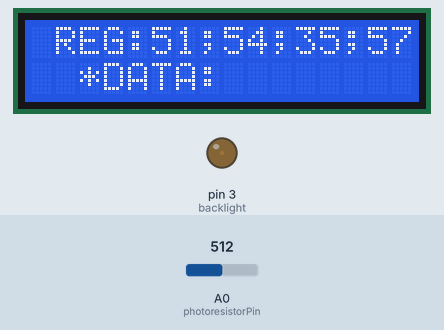
This sketch was run on a simulated Arduino Uno, built with avr-gcc and run on an emulated ATmega328P. On the bench: 16×2 character LCD, output pins drawn as LEDs (lit = HIGH). The inputs (shaded band) are chosen by the test bench; at power-on: A0 (photoresistorPin) = 512.

Above: at 1.47 s.
1.5 s: A0 (photoresistorPin) set to 900
At 2.4 s:
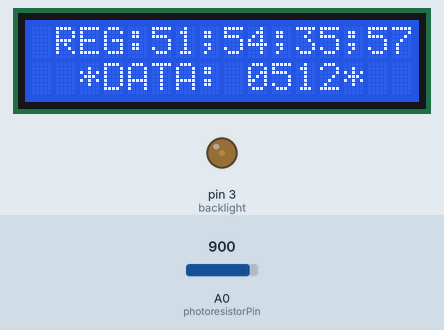
3.1 s: A0 (photoresistorPin) set to 306
At 5.8 s:
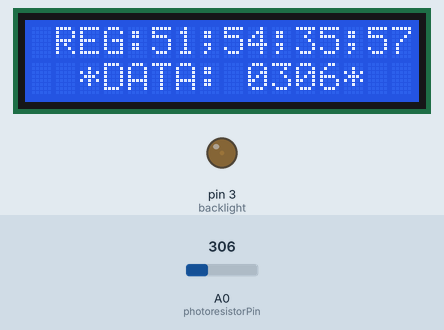
6.1 s: A0 (photoresistorPin) set to 122
At 9.0 s:
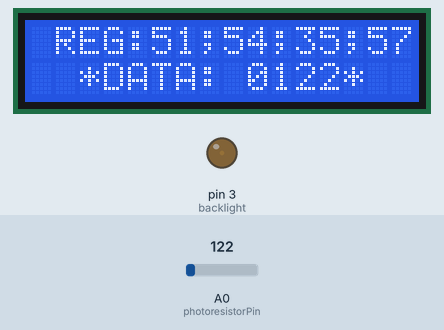
Timing chart, 0 to 10.5 s (numbered marks = the images above; inputs shaded):
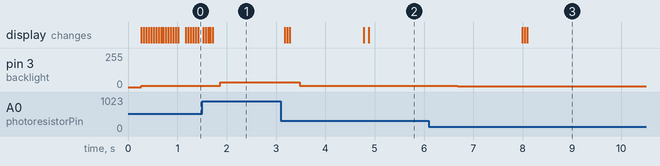

The sketch:

myambientlightsensor.ino.ino
```cpp
#include <LiquidCrystal.h>

char array1[]=" REG:51;54;35;57";

char array2[]="  *DATA: 0000*   ";

int tim = 50;


LiquidCrystal lcd(4, 6, 10, 11, 12, 13);
int photoresistorPin =A0;
int backlight=3;
int LDR_out;
int pwm_backlight;

void setup()
{
  lcd.clear();
  delay(200);
  Serial.begin(9600);
  lcd.begin(16, 2);
  lcd.clear();
  lcd.setCursor(0,0);
  pinMode(photoresistorPin,INPUT);
  pinMode(backlight,OUTPUT);


}

void loop()
{


  LDR_out=analogRead(photoresistorPin);

  if((LDR_out/8)>75)
  {

   pwm_backlight=(LDR_out/8);
  analogWrite(backlight,pwm_backlight-75);
  }
  else if(((LDR_out/8)<=75) && ((LDR_out/8)>20))
  {
    analogWrite(backlight,8);
  }
   else if((LDR_out/8)<=20)
   {
    analogWrite(backlight,4);
   }

  else
  {
    analogWrite(backlight,400);
  }

  //0x30 is equivalent to decimal 48 and ascii 00

  array2[9]=analogRead(photoresistorPin)/1000+0x30;   //Take one thousand
  array2[10]=analogRead(photoresistorPin)/100%10+0x30;//Take one hundred
  array2[11]=analogRead(photoresistorPin)/10%10+0x30; //Take ten
  array2[12]=analogRead(photoresistorPin)%10+0x30;    //Take ones

  for (int c = 0; c < 16; c++)
  {
      lcd.print(array1[c]);
      delay(tim);
  }
  lcd.setCursor(0,1);
  for (int a = 0; a < 16; a++)
  {
    lcd.print(array2[a]);
        delay(tim);

  }

}
```

Measured:
- after the input at 1.5 s, pin 3 (backlight): 8/255 → 37/255 after 0.37 s
- after the input at 3.1 s, pin 3 (backlight): 37/255 → 8/255 after 0.38 s
- after the input at 6.1 s, pin 3 (backlight): 8/255 → 4/255 after 0.59 s; the display: first changes after 1.9 s (image 3 shows a later state)
